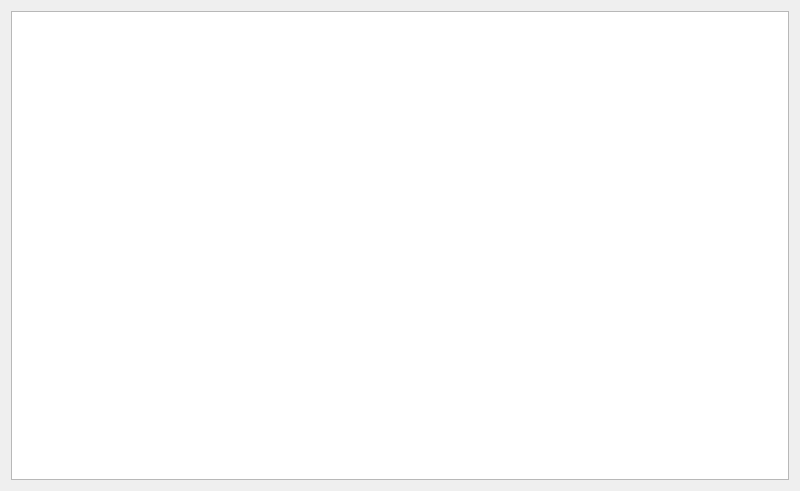
<?xml version="1.0" encoding="UTF-8"?>
<ui version="4.0">
 <class>ResultsDialog</class>
 <widget class="QDialog" name="ResultsDialog">
  <property name="geometry">
   <rect>
    <x>0</x>
    <y>0</y>
    <width>800</width>
    <height>491</height>
   </rect>
  </property>
  <property name="windowTitle">
   <string>Cross table</string>
  </property>
  <property name="sizeGripEnabled">
   <bool>false</bool>
  </property>
  <layout class="QVBoxLayout" name="verticalLayout">
   <item>
    <widget class="QTextEdit" name="crossTable">
     <property name="undoRedoEnabled">
      <bool>false</bool>
     </property>
     <property name="lineWrapMode">
      <enum>QTextEdit::NoWrap</enum>
     </property>
     <property name="readOnly">
      <bool>true</bool>
     </property>
    </widget>
   </item>
  </layout>
 </widget>
 <resources/>
 <connections/>
</ui>
